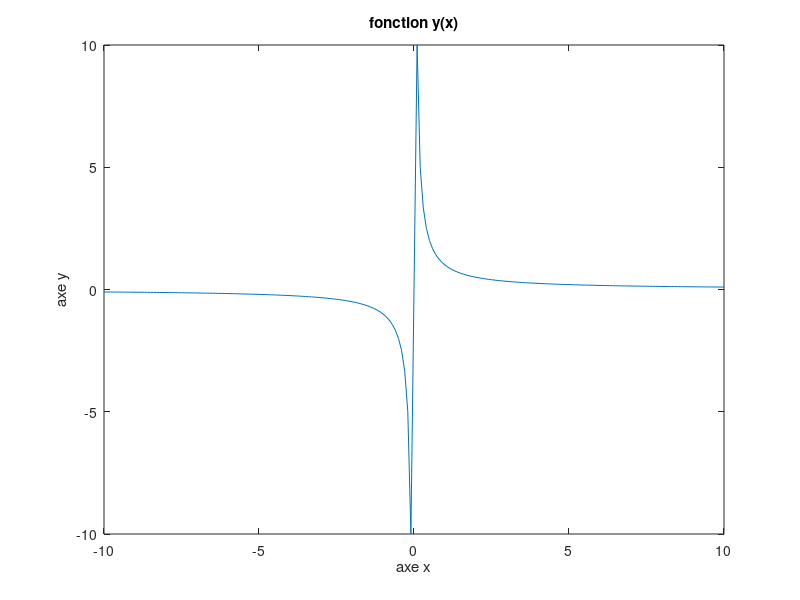

The MATLAB source for this figure:
clear ;
clc;

x1 = -10:0.1:-0.1;
x2 = 0.1:0.1:10;
x = cat(2,x1,x2);

y = 1./x;

figure;
plot(x,y);
xlabel('axe x');
ylabel('axe y');
title('fonction y(x)');




